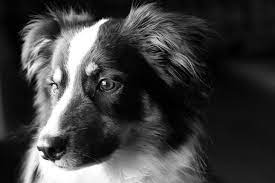
#> input picture week2/hist.jpg, 275 x 183 px
$ python q1_histogram.py
#> lines starting #> are read from the running program, lines starting #| are printed output that depends on the picture
# read an image and provide histogram equalization
import cv2 as cv
import numpy as np
import matplotlib.pyplot as plt

img = cv.imread('hist.jpg')
#> img is the input picture: shape (183, 275, 3); min 0, max 255, mean 61.9
img = cv.cvtColor(img, cv.COLOR_BGR2GRAY)
#> img: shape (183, 275)

hist = cv.calcHist([img], [0], None, [256], [0, 256])
#> hist = 256 values, max 1691 at index 16, min 22 at index 215, mean 196.6

cv.imshow('original image', img)
plt.plot(hist)
plt.show()
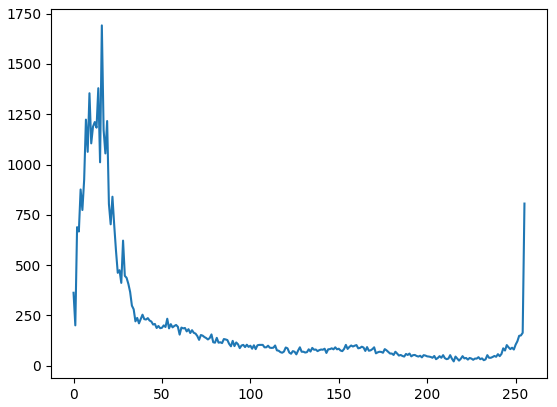
#> figure drawn by matplotlib, 1 panel; curve peaks at x = 16, y = 1691


eq_img = cv.equalizeHist(img)
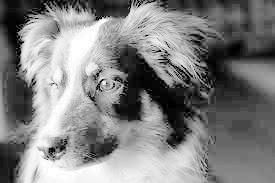
#> eq_img: shape (183, 275); min 0, max 255, mean 128.2
hist2 = cv.calcHist([eq_img], [0], None, [256], [0, 256])
#> hist2 = 256 values, max 1691 at index 84, min 0 at index 2, mean 196.6
plt.plot(hist2)
plt.show()
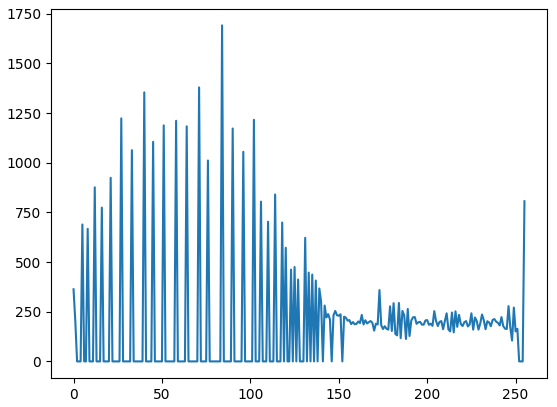
#> figure drawn by matplotlib, 1 panel; curve peaks at x = 84, y = 1691
cv.imshow('Histogram equilization', eq_img)
cv.waitKey(0)
cv.destroyAllWindows()

$ run again, with week2/dark.jpg copied over week2/hist.jpg
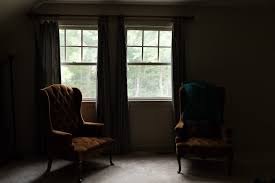
#> input picture week2/dark.jpg, 275 x 183 px
#> img is the input picture: shape (183, 275, 3); mean B, G, R 37.5, 43.8, 47.6
#> img: shape (183, 275)
#> hist = 256 values, max 3075 at index 18, min 0 at index 255, mean 196.6
#> `eq_img = cv.equalizeHist(img)`:
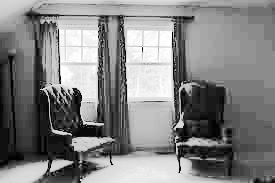
#> eq_img: shape (183, 275); min 0, max 255, mean 130.2
#> hist2 = 256 values, max 3075 at index 140, min 0 at index 1, mean 196.6
#> `plt.show()`:
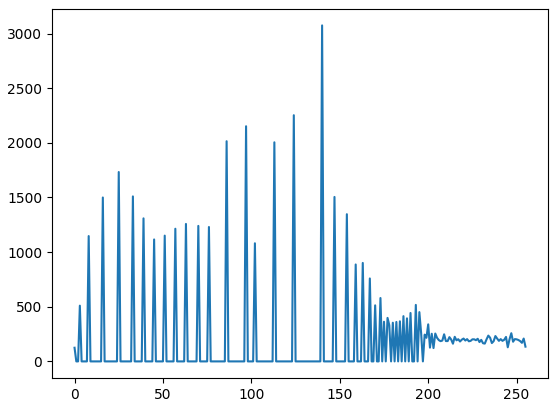
#> figure drawn by matplotlib, 1 panel; curve peaks at x = 140, y = 3075
